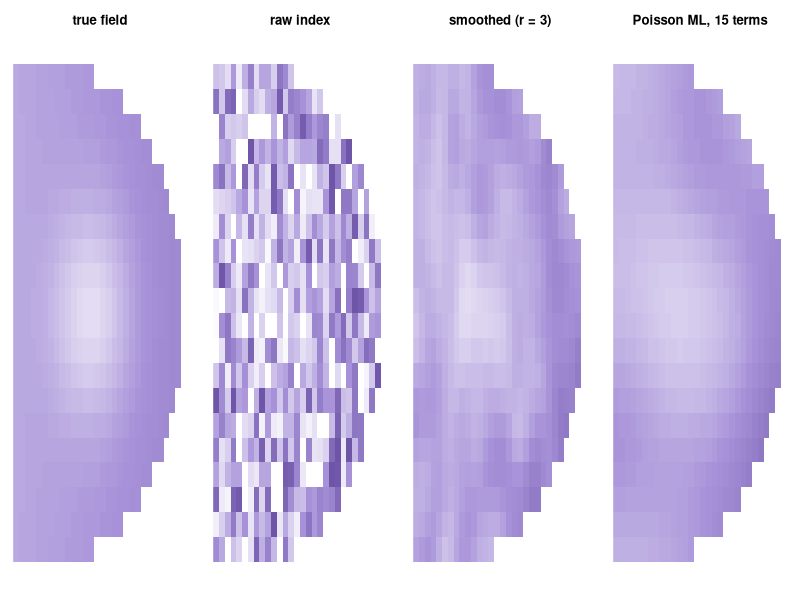

The R script that drew this image:
# Estimating a mitotic field from one synthetic section (Section 31.6): raw index, iterated nearest-neighbour
# smoothing inside the tissue, and a Poisson GLM (log link, offset log rho) on 15 cosine functions.
set.seed(7)
nx <- 30; ny <- 22
u <- (seq_len(nx) - 0.5) / nx
v <- (seq_len(ny) - 0.5) / ny
U <- matrix(rep(u, each = ny), ny, nx)
V <- matrix(rep(v, times = nx), ny, nx)
mask <- (U / 0.98)^2.6 + ((V - 0.5) / 0.47)^2 <= 1
core <- exp(-(((U - 0.45) / 0.22)^2 + ((V - 0.5) / 0.2)^2))
m_true <- 0.13 * (1 - 0.5 * core) * (0.75 + 0.25 * U)
rho <- matrix(rpois(nx * ny, 40), ny, nx) * mask
M <- matrix(rpois(nx * ny, m_true * rho), ny, nx) * mask

raw <- ifelse(mask, M / pmax(rho, 1), NA)

shift <- function(A, di, dj) {
  B <- matrix(0, nrow(A), ncol(A))
  ri <- seq_len(nrow(A)); ci <- seq_len(ncol(A))
  si <- ri - di; sj <- ci - dj
  ok_i <- si >= 1 & si <= nrow(A); ok_j <- sj >= 1 & sj <= ncol(A)
  B[ri[ok_i], ci[ok_j]] <- A[si[ok_i], sj[ok_j]]
  B
}
smooth <- function(A, r) {
  for (k in seq_len(r)) {
    A <- 0.5 * A + 0.25 * (shift(A, 1, 0) + shift(A, -1, 0))
    A <- 0.5 * A + 0.25 * (shift(A, 0, 1) + shift(A, 0, -1))
  }
  A
}
sm <- ifelse(mask, smooth(M * mask, 3) / pmax(smooth(rho * mask, 3), 1e-9), NA)

ij <- subset(expand.grid(i = 0:4, j = 0:4), i + j <= 4)
d <- data.frame(M = M[mask], rho = rho[mask])
for (k in seq_len(nrow(ij))) {
  d[[paste0("b", k)]] <- cos(pi * ij$i[k] * U[mask]) * cos(pi * ij$j[k] * V[mask])
}
fit <- glm(as.formula(paste("M ~ 0 +", paste0("b", seq_len(nrow(ij)), collapse = " + "),
                            "+ offset(log(pmax(rho, 1)))")), family = poisson, data = d)
ml <- matrix(NA, ny, nx)
ml[mask] <- exp(predict(fit, type = "link") - log(pmax(d$rho, 1)))

rmse <- function(E) sqrt(mean((E[mask] - m_true[mask])^2))
cat(sprintf("RMSE raw %.3f, smoothed %.3f, Poisson ML %.3f\n", rmse(raw), rmse(sm), rmse(ml)))

op <- par(mfrow = c(1, 4), mar = c(1, 1, 3, 1))
pal <- colorRampPalette(c("white", "#A893DA", "#6E55A8"))(64)
for (F in list(list(ifelse(mask, m_true, NA), "true field"), list(raw, "raw index"), list(sm, "smoothed (r = 3)"),
               list(ml, "Poisson ML, 15 terms"))) {
  image(t(F[[1]]), col = pal, zlim = c(0.03, 0.2), axes = FALSE, main = F[[2]])
}
par(op)
